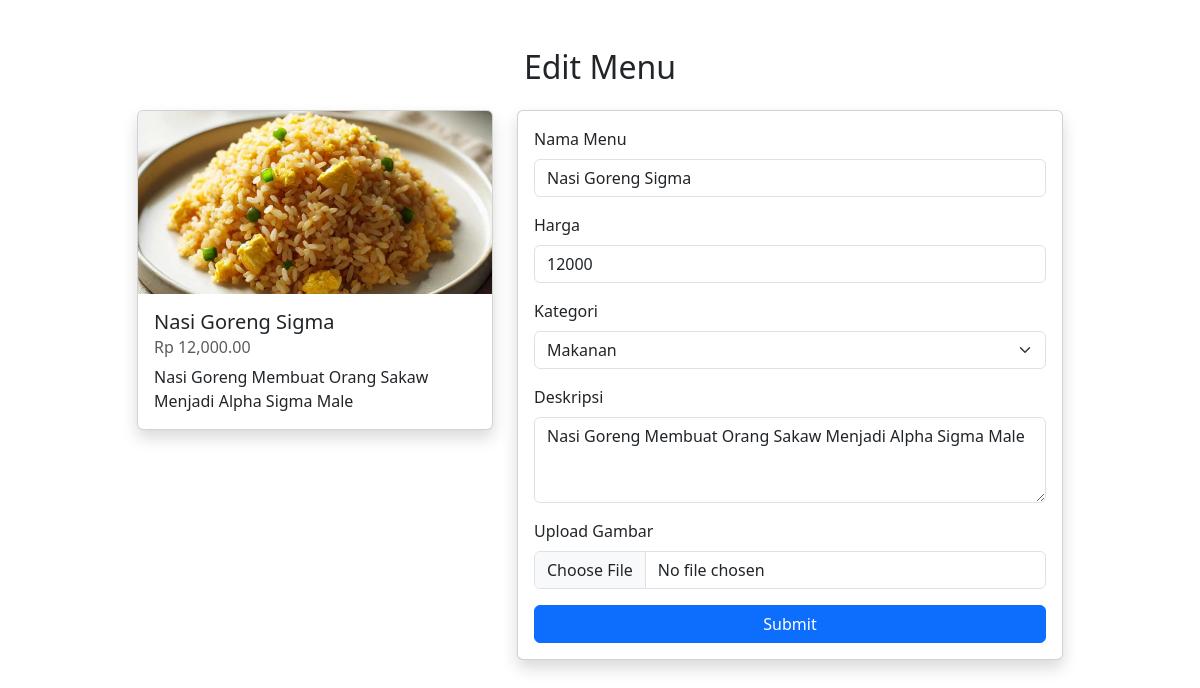
Page /admin/editmenu.php?edit=3 (signed in) on the earlier database version.
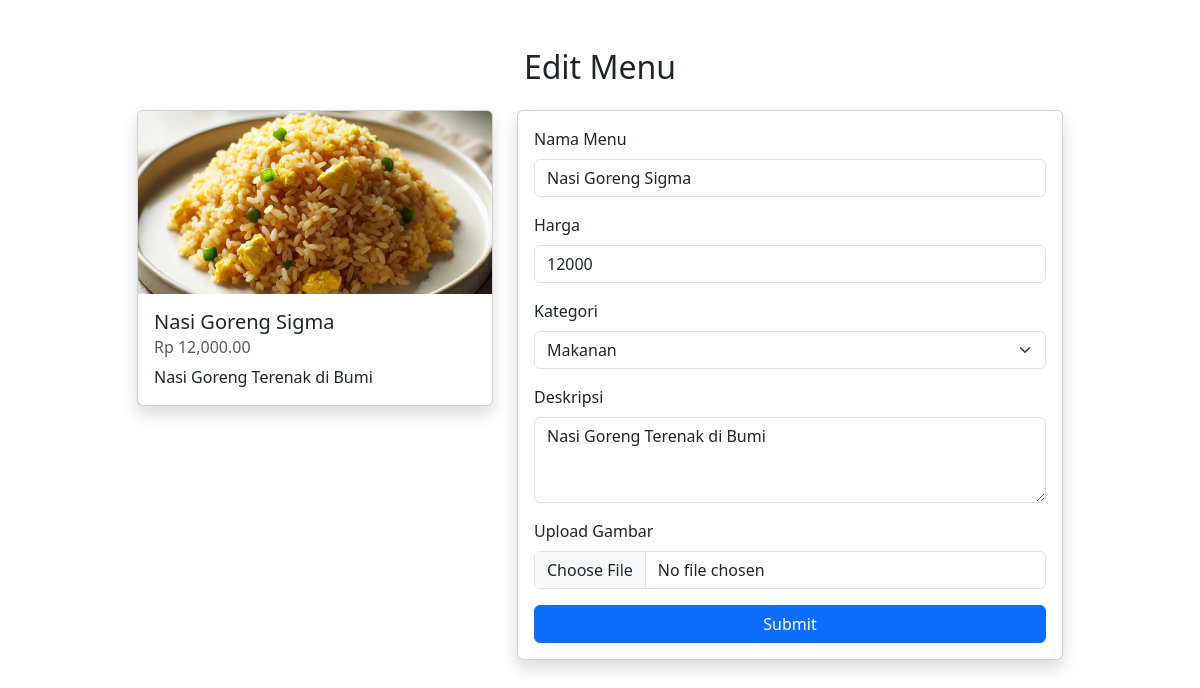
Same page on the later database version.
### tables this page shows
CREATE TABLE `menu` (
  `id_menu` int(11) NOT NULL,
  `name` varchar(100) NOT NULL,
  `description` text DEFAULT NULL,
  `price` bigint(255) NOT NULL,
  `category_id` int(11) DEFAULT NULL,
  `image` varchar(100) DEFAULT NULL
);

### admin/editmenu.php (the view, shortened to what this page needs)
<?php
include '../koneksi.php';
$id = $_GET['edit'];
$query = "SELECT * FROM menu WHERE id_menu = $id";
$data = mysqli_query($conn, $query);
$row = mysqli_fetch_array($data);
?>
<!doctype html>
<html lang="en">
<head>
    <link href="https://cdn.jsdelivr.net/npm/bootstrap@5.3.3/dist/css/bootstrap.min.css" rel="stylesheet">
</head>
<body>
<div class="container mt-5">
    <h2 class="text-center mb-4">Edit Menu</h2>
    <div class="row justify-content-center">
        <div class="col-md-4">
            <div class="card shadow">
                <img src="../assets/img/<?= $row['image'] ?>" class="card-img-top" alt="Gambar Makanan">
                <div class="card-body">
                    <h5 class="card-title"><?= htmlspecialchars($row['name']) ?></h5>
                    <h6 class="card-subtitle mb-2 text-muted">Rp <?= number_format($row['price'], 2) ?></h6>
                    <p class="card-text"><?= htmlspecialchars($row['description']) ?></p>
                </div>
            </div>
        </div>
        <div class="col-md-6">
            <div class="card shadow">
                <div class="card-body">
                    <form action="proces.php" method="POST" enctype="multipart/form-data">
                        <div class="mb-3">
                            <label for="nama" class="form-label">Nama Menu</label>
                            <input type="text" class="form-control" name="nama" id="nama" value="<?= htmlspecialchars($row['name']) ?>" required>
                        </div>
                        <div class="mb-3">
                            <label for="harga" class="form-label">Harga</label>
                            <input type="number" class="form-control" name="harga" id="harga" value="<?= $row['price'] ?>" required>
                        </div>
                        <div class="mb-3">
                            <label for="kategori" class="form-label">Kategori</label>
                            <select class="form-select" name="kategori" id="kategori" required>
                                <option value="1" <?= $row['category_id'] == 1 ? 'selected' : '' ?>>Makanan</option>
                            </select>
                        </div>
                        <div class="mb-3">
                            <label for="deskripsi" class="form-label">Deskripsi</label>
                            <textarea class="form-control" name="deskripsi" id="deskripsi" rows="3" required><?= htmlspecialchars($row['description']) ?></textarea>
                        </div>
                        <div class="mb-3">
                            <label for="image" class="form-label">Upload Gambar</label>
                            <input type="file" class="form-control" name="image" id="image">
                        </div>
                        <button type="submit" name="submitedit" class="btn btn-primary w-100">Submit</button>
                    </form>
                </div>
            </div>
        </div>
    </div>
</div>
</body>
</html>

Differences in the rows shown:
changed menu "Nasi Goreng Sigma": description "Nasi Goreng Membuat Orang Sakaw Menjadi Alpha Sigma Male" → "Nasi Goreng Terenak di Bumi"; deskripsi "Nasi Goreng Membuat Orang Sakaw Menjadi Alpha Sigma Male" → "Nasi Goreng Terenak di Bumi"
